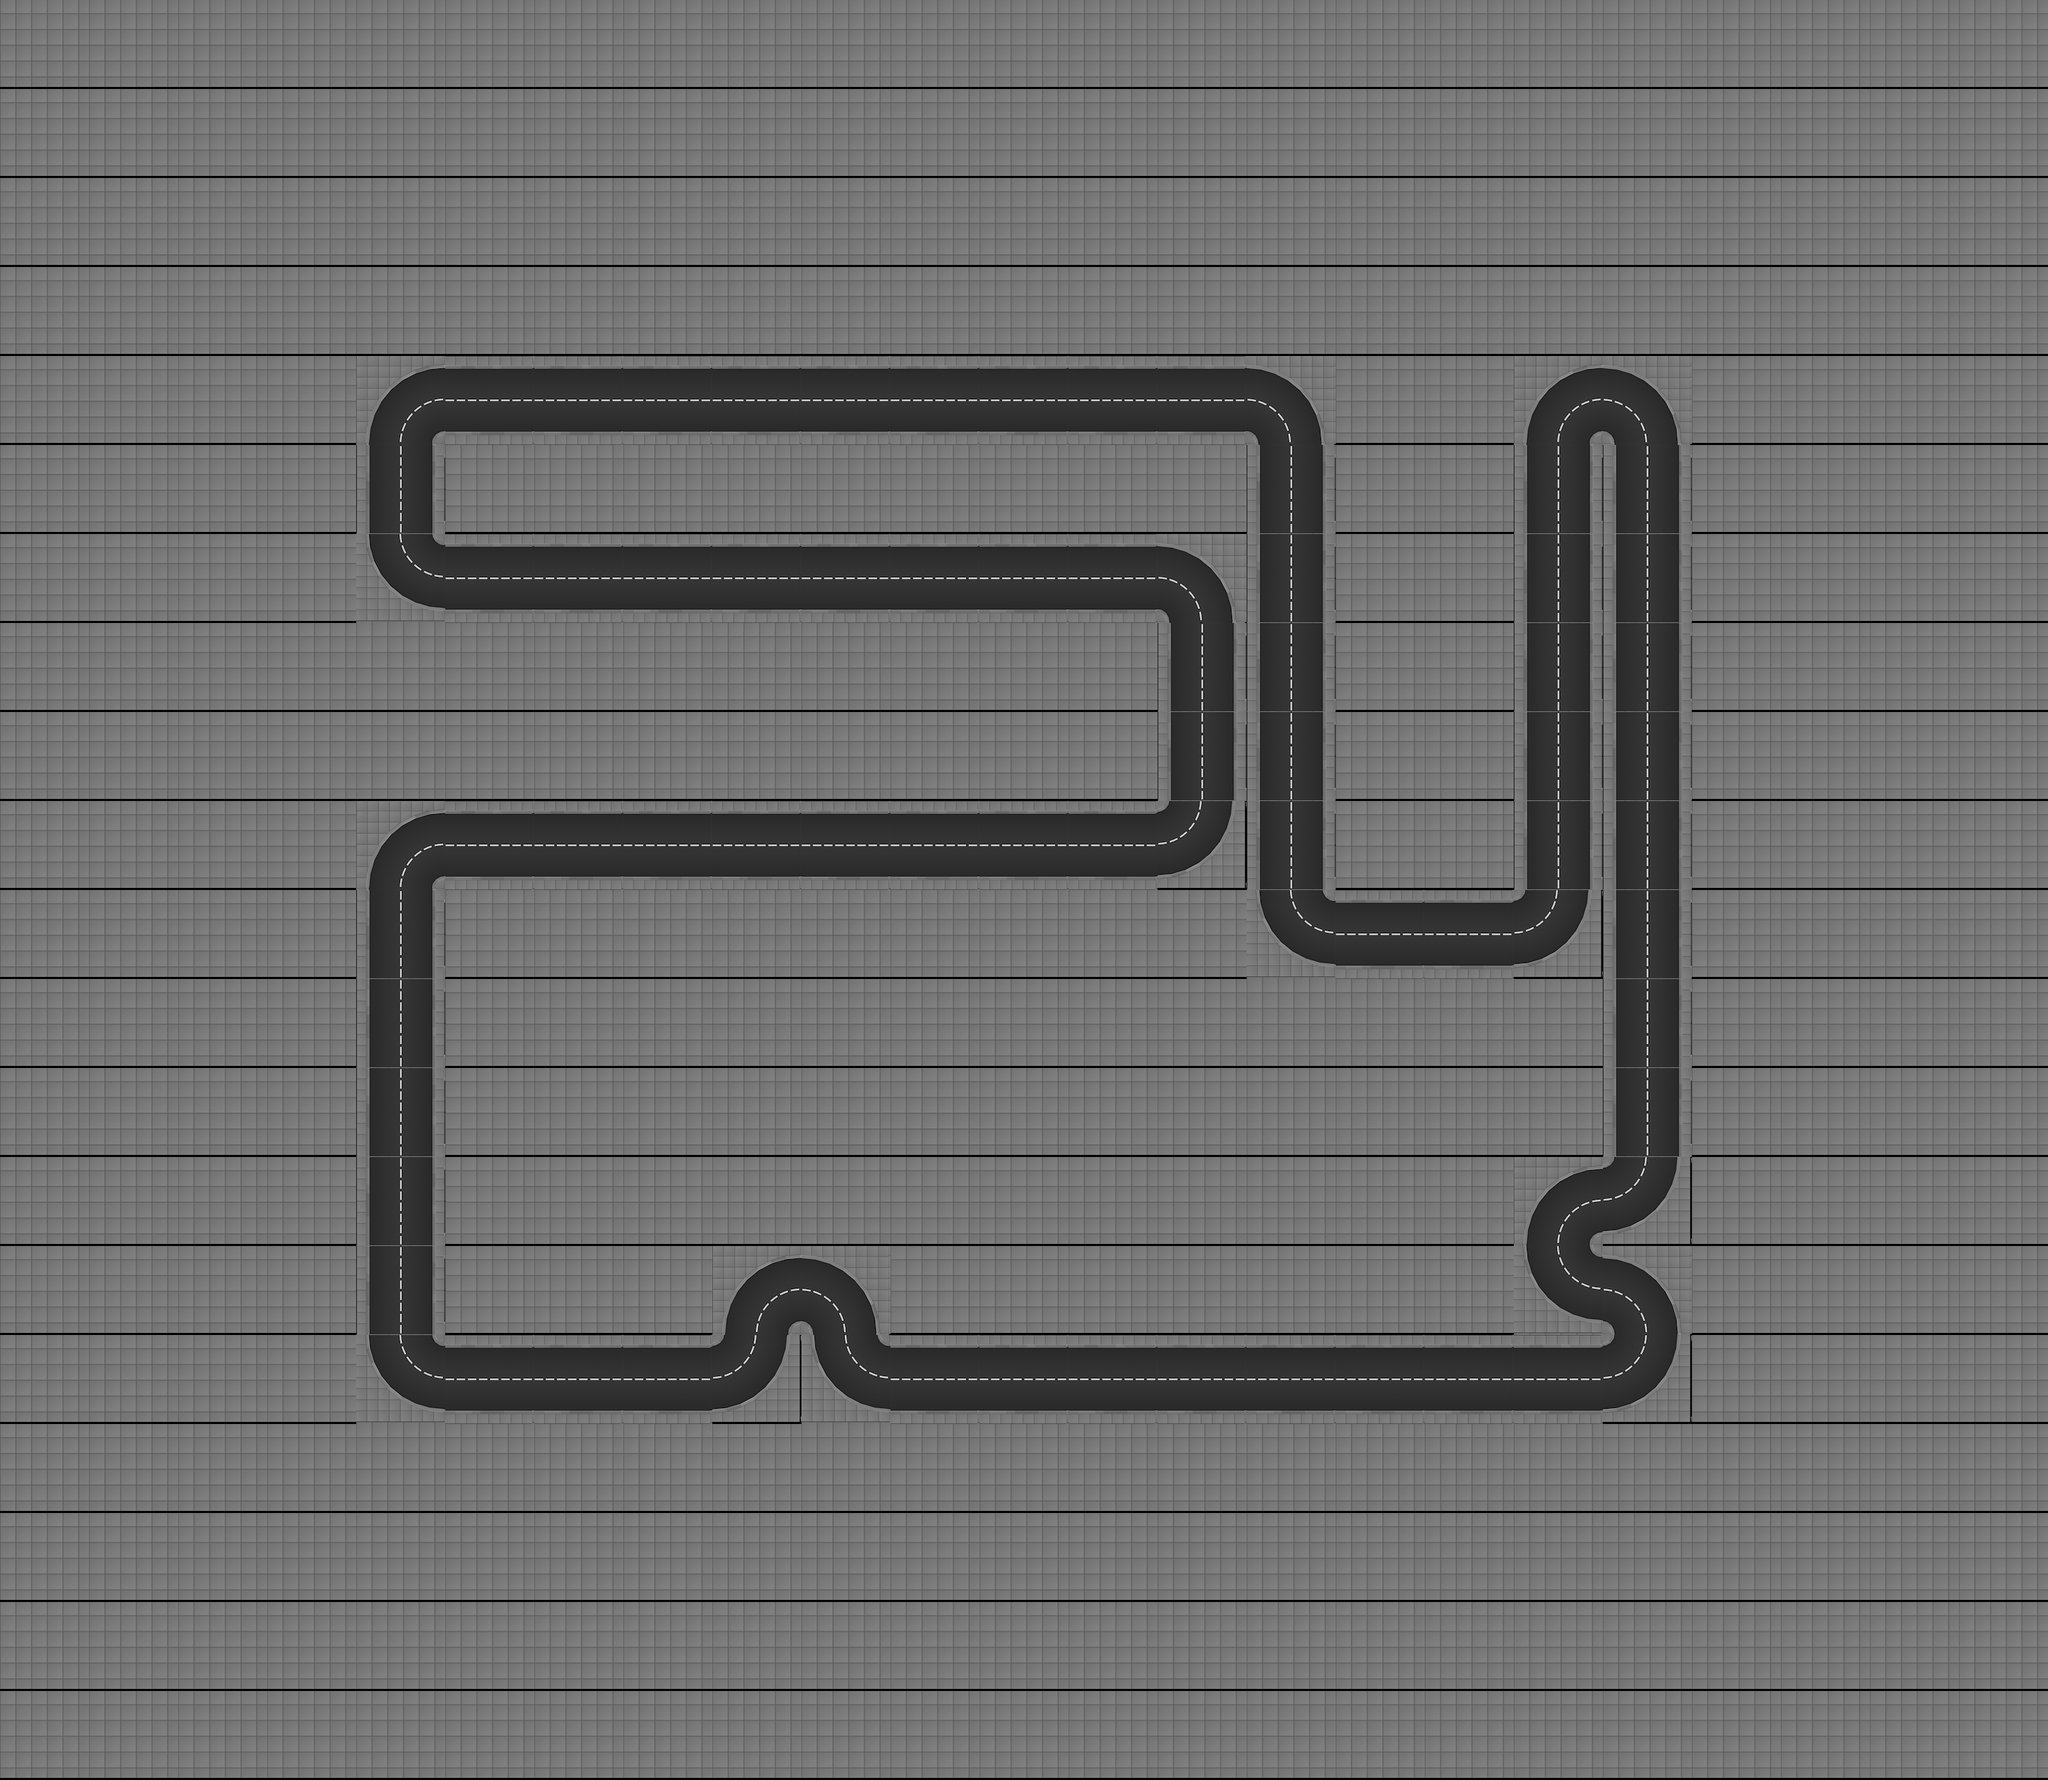

Rendered tile map (Tiled .tmx) drawn with the repository's tilesets; below, a short description and the map source with its tile grids summarised:
An orthogonal 23x20 tile map with 128x128 px tiles, 1 tile layer (track), 2 tilesets and 489 objects (32x office_07_ground_floor, 32x office_07_floor, 20x appartment_roof_01, 18x office_06_ground_floor, 18x office_06_floor, ...).

<map height="20" infinite="0" nextlayerid="1" nextobjectid="1" orientation="orthogonal" renderorder="right-down" tiledversion="1.2.2" tileheight="128" tilewidth="128" version="1.2" width="23"><tileset firstgid="1" source="../../gbResources/set_tiles.tsx" /><tileset firstgid="134" source="../../gbResources/set_objects.tsx" /><layer height="20" id="1" name="track" width="23"><data>[460 cells, 460 non-empty, 7 distinct tile ids]</data></layer><objectgroup id="1" name="walls"><object id="1" x="512" y="640"><polyline points="16,0 32,-64 64,-96 128,-112" /></object><object id="2" x="512" y="640"><polyline points="112,0 114,-8 120,-14 128,-16" /></object><object id="3" x="512" y="704.0"><polyline points="16,-64 16,64" /></object><object id="4" x="512" y="704.0"><polyline points="112,-64 112,64" /></object><object id="5" x="512" y="896"><polyline points="16,-128 32,-64 64,-32 128,-16" /></object><object id="6" x="512" y="896"><polyline points="112,-128 114,-120 120,-114 128,-112" /></object><object id="7" x="512" y="1280"><polyline points="16,0 32,-64 64,-96 128,-112" /></object><object id="8" x="512" y="1280"><polyline points="112,0 114,-8 120,-14 128,-16" /></object><object id="9" x="512" y="1344.0"><polyline points="16,-64 16,64" /></object><object id="10" x="512" y="1344.0"><polyline points="112,-64 112,64" /></object><object id="11" x="512" y="1472.0"><polyline points="16,-64 16,64" /></object><object id="12" x="512" y="1472.0"><polyline points="112,-64 112,64" /></object><object id="13" x="512" y="1600.0"><polyline points="16,-64 16,64" /></object><object id="14" x="512" y="1600.0"><polyline points="112,-64 112,64" /></object><object id="15" x="512" y="1728.0"><polyline points="16,-64 16,64" /></object><object id="16" x="512" y="1728.0"><polyline points="112,-64 112,64" /></object><object id="17" x="512" y="1856.0"><polyline points="16,-64 16,64" /></object><object id="18" x="512" y="1856.0"><polyline points="112,-64 112,64" /></object><object id="19" x="512" y="2048"><polyline points="16,-128 32,-64 64,-32 128,-16" /></object><object id="20" x="512" y="2048"><polyline points="112,-128 114,-120 120,-114 128,-112" /></object><object id="21" x="640" y="592.0"><polyline points="0,-64 128,-64" /></object><object id="22" x="640" y="560.0"><polyline points="0,64 128,64" /></object><object id="23" x="640" y="848.0"><polyline points="0,-64 128,-64" /></object><object id="24" x="640" y="816.0"><polyline points="0,64 128,64" /></object><object id="25" x="640" y="1232.0"><polyline points="0,-64 128,-64" /></object><object id="26" x="640" y="1200.0"><polyline points="0,64 128,64" /></object><object id="27" x="640" y="2000.0"><polyline points="0,-64 128,-64" /></object><object id="28" x="640" y="1968.0"><polyline points="0,64 128,64" /></object><object id="29" x="768" y="592.0"><polyline points="0,-64 128,-64" /></object><object id="30" x="768" y="560.0"><polyline points="0,64 128,64" /></object><object id="31" x="768" y="848.0"><polyline points="0,-64 128,-64" /></object><object id="32" x="768" y="816.0"><polyline points="0,64 128,64" /></object><object id="33" x="768" y="1232.0"><polyline points="0,-64 128,-64" /></object><object id="34" x="768" y="1200.0"><polyline points="0,64 128,64" /></object><object id="35" x="768" y="2000.0"><polyline points="0,-64 128,-64" /></object><object id="36" x="768" y="1968.0"><polyline points="0,64 128,64" /></object><object id="37" x="896" y="592.0"><polyline points="0,-64 128,-64" /></object><object id="38" x="896" y="560.0"><polyline points="0,64 128,64" /></object><object id="39" x="896" y="848.0"><polyline points="0,-64 128,-64" /></object><object id="40" x="896" y="816.0"><polyline points="0,64 128,64" /></object><object id="41" x="896" y="1232.0"><polyline points="0,-64 128,-64" /></object><object id="42" x="896" y="1200.0"><polyline points="0,64 128,64" /></object><object id="43" x="896" y="2000.0"><polyline points="0,-64 128,-64" /></object><object id="44" x="896" y="1968.0"><polyline points="0,64 128,64" /></object><object id="45" x="1024" y="592.0"><polyline points="0,-64 128,-64" /></object><object id="46" x="1024" y="560.0"><polyline points="0,64 128,64" /></object><object id="47" x="1024" y="848.0"><polyline points="0,-64 128,-64" /></object><object id="48" x="1024" y="816.0"><polyline points="0,64 128,64" /></object><object id="49" x="1024" y="1232.0"><polyline points="0,-64 128,-64" /></object><object id="50" x="1024" y="1200.0"><polyline points="0,64 128,64" /></object><object id="51" x="1024" y="1920"><polyline points="16,0 32,-64 64,-96 128,-112" /></object><object id="52" x="1024" y="1920"><polyline points="112,0 114,-8 120,-14 128,-16" /></object><object id="53" x="1024" y="2048"><polyline points="112,-128 96,-64 64,-32 0,-16" /></object><object id="54" x="1024" y="2048"><polyline points="16,-128 14,-120 8,-114 0,-112" /></object><object id="55" x="1152" y="592.0"><polyline points="0,-64 128,-64" /></object><object id="56" x="1152" y="560.0"><polyline points="0,64 128,64" /></object><object id="57" x="1152" y="848.0"><polyline points="0,-64 128,-64" /></object><object id="58" x="1152" y="816.0"><polyline points="0,64 128,64" /></object><object id="59" x="1152" y="1232.0"><polyline points="0,-64 128,-64" /></object><object id="60" x="1152" y="1200.0"><polyline points="0,64 128,64" /></object><object id="61" x="1152" y="1920"><polyline points="0,-112 64,-96 96,-64 112,0" /></object><object id="62" x="1152" y="1920"><polyline points="0,-16 8,-14 14,-8 16,0" /></object><object id="63" x="1152" y="2048"><polyline points="16,-128 32,-64 64,-32 128,-16" /></object><object id="64" x="1152" y="2048"><polyline points="112,-128 114,-120 120,-114 128,-112" /></object><object id="65" x="1280" y="592.0"><polyline points="0,-64 128,-64" /></object><object id="66" x="1280" y="560.0"><polyline points="0,64 128,64" /></object><object id="67" x="1280" y="848.0"><polyline points="0,-64 128,-64" /></object><object id="68" x="1280" y="816.0"><polyline points="0,64 128,64" /></object><object id="69" x="1280" y="1232.0"><polyline points="0,-64 128,-64" /></object><object id="70" x="1280" y="1200.0"><polyline points="0,64 128,64" /></object><object id="71" x="1280" y="2000.0"><polyline points="0,-64 128,-64" /></object><object id="72" x="1280" y="1968.0"><polyline points="0,64 128,64" /></object><object id="73" x="1408" y="592.0"><polyline points="0,-64 128,-64" /></object><object id="74" x="1408" y="560.0"><polyline points="0,64 128,64" /></object><object id="75" x="1408" y="848.0"><polyline points="0,-64 128,-64" /></object><object id="76" x="1408" y="816.0"><polyline points="0,64 128,64" /></object><object id="77" x="1408" y="1232.0"><polyline points="0,-64 128,-64" /></object><object id="78" x="1408" y="1200.0"><polyline points="0,64 128,64" /></object><object id="79" x="1408" y="2000.0"><polyline points="0,-64 128,-64" /></object><object id="80" x="1408" y="1968.0"><polyline points="0,64 128,64" /></object><object id="81" x="1536" y="592.0"><polyline points="0,-64 128,-64" /></object><object id="82" x="1536" y="560.0"><polyline points="0,64 128,64" /></object><object id="83" x="1536" y="848.0"><polyline points="0,-64 128,-64" /></object><object id="84" x="1536" y="816.0"><polyline points="0,64 128,64" /></object><object id="85" x="1536" y="1232.0"><polyline points="0,-64 128,-64" /></object></objectgroup><objectgroup id="2" name="route"><!-- 1 objects omitted --></objectgroup><objectgroup id="3" name="lights"><!-- 84 objects omitted --></objectgroup><objectgroup id="4" name="slow_motion_triggers"><!-- 20 objects omitted --></objectgroup><objectgroup id="5" name="speed_up_triggers"><!-- 14 objects omitted --></objectgroup><objectgroup id="6" name="buildings"><!-- 198 objects omitted --></objectgroup><objectgroup id="7" name="spawners"><!-- 4 objects omitted --></objectgroup></map>
<!-- 404 of 489 objects omitted -->
